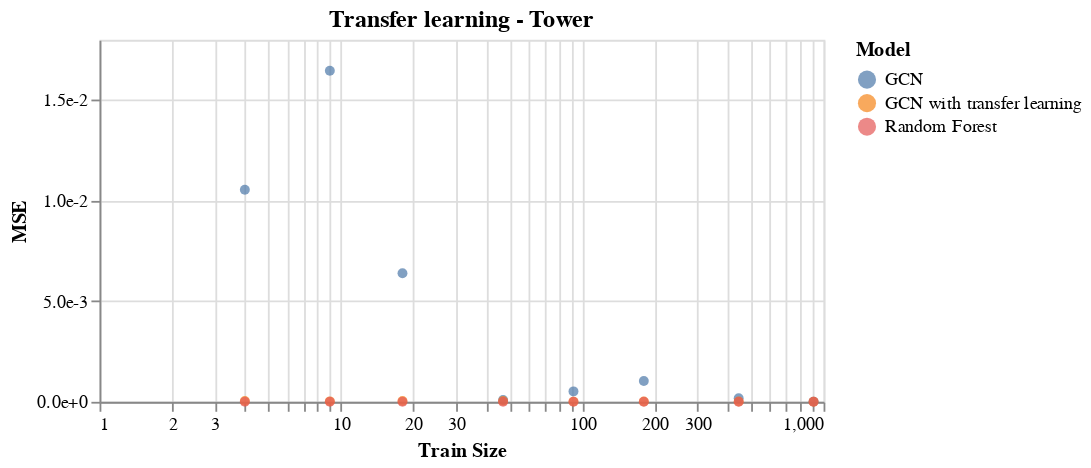

Here is the notebook cell this chart was saved with:
### Code cell
alt.Chart(df[df.Set=='Test']).mark_circle().encode(
    x=alt.X('Train Size:Q', scale=alt.Scale(type='log')),
    y=alt.Y('mse:Q', title='MSE', axis=alt.Axis(format='.1e')),
    color='Model',
    tooltip=['Model', 'mse']
).properties(width=400, height=200, title='Transfer learning - Tower')

### Figure 1 — Vega-Lite specification as saved in the notebook (floating-point values rounded to 4 significant figures)
{"config": {"view": {"continuousWidth": 400, "continuousHeight": 300}}, "data": {"name": "data-1673c4f500025616e7b0b6bf1387bdb5"}, "mark": "circle", "encoding": {"color": {"type": "nominal", "field": "Model"}, "tooltip": [{"type": "nominal", "field": "Model"}, {"type": "quantitative", "field": "mse"}], "x": {"type": "quantitative", "field": "Train Size", "scale": {"type": "log"}}, "y": {"type": "quantitative", "axis": {"format": ".1e"}, "field": "mse", "title": "MSE"}}, "height": 200, "title": "Transfer learning - Tower", "width": 400, "$schema": "https://vega.github.io/schema/vega-lite/v4.8.1.json", "datasets": {"data-1673c4f500025616e7b0b6bf1387bdb5": [{"mse": 0.001032, "mae": 0.02253, "mre": 0.4816, "peakR2": -755.9, "maxAggR2": 0.0, "meanAggR2": -1824.0, "minAggR2": -9924.0, "Model": "GCN", "Set": "Test", "Train Size": 180}, {"mse": 1.22e-05, "mae": 0.002801, "mre": 0.1633, "peakR2": -3.028, "maxAggR2": 0.0, "meanAggR2": -57.3, "minAggR2": -276.0, "Model": "GCN with transfer learning", "Set": "Test", "Train Size": 180}, {"mse": 2.298e-08, "mae": 7.331e-05, "mre": 0.003909, "peakR2": 0.9891, "maxAggR2": 1.0, "meanAggR2": 0.9817, "minAggR2": 0.9597, "Model": "Random Forest", "Set": "Test", "Train Size": 180}, {"mse": 0.0001824, "mae": 0.01023, "mre": 0.3386, "peakR2": -107.7, "maxAggR2": 0.0, "meanAggR2": -410.5, "minAggR2": -2640.0, "Model": "GCN", "Set": "Test", "Train Size": 445}, {"mse": 1.574e-05, "mae": 0.003146, "mre": 0.1961, "peakR2": 0.2957, "maxAggR2": 0.3839, "meanAggR2": -72.75, "minAggR2": -407.9, "Model": "GCN with transfer learning", "Set": "Test", "Train Size": 445}, {"mse": 8.391e-09, "mae": 4.6e-05, "mre": 0.002416, "peakR2": 0.9951, "maxAggR2": 1.0, "meanAggR2": 0.993, "minAggR2": 0.9818, "Model": "Random Forest", "Set": "Test", "Train Size": 445}, {"mse": 0.01646, "mae": 0.1089, "mre": 0.8433, "peakR2": -6530.0, "maxAggR2": 0.0, "meanAggR2": -65860.0, "minAggR2": -316300.0, "Model": "GCN", "Set": "Test", "Train Size": 9}, {"mse": 2.301e-05, "mae": 0.003744, "mre": 0.2047, "peakR2": -6.354, "maxAggR2": 0.0, "meanAggR2": -61.95, "minAggR2": -495.1, "Model": "GCN with transfer learning", "Set": "Test", "Train Size": 9}, {"mse": 4.055e-07, "mae": 0.0003145, "mre": 0.01532, "peakR2": 0.6979, "maxAggR2": 1.0, "meanAggR2": 0.6984, "minAggR2": 0.285, "Model": "Random Forest", "Set": "Test", "Train Size": 9}, {"mse": 0.0005193, "mae": 0.01807, "mre": 0.5046, "peakR2": -68.21, "maxAggR2": 0.0, "meanAggR2": -3903.0, "minAggR2": -34490.0, "Model": "GCN", "Set": "Test", "Train Size": 92}, {"mse": 1.144e-05, "mae": 0.002553, "mre": 0.1515, "peakR2": -5.178, "maxAggR2": 0.0, "meanAggR2": -41.16, "minAggR2": -443.3, "Model": "GCN with transfer learning", "Set": "Test", "Train Size": 92}, {"mse": 3.566e-08, "mae": 9.571e-05, "mre": 0.005099, "peakR2": 0.9829, "maxAggR2": 1.0, "meanAggR2": 0.9692, "minAggR2": 0.9362, "Model": "Random Forest", "Set": "Test", "Train Size": 92}, {"mse": 9.171e-05, "mae": 0.006767, "mre": 0.2672, "peakR2": -30.6, "maxAggR2": 0.0, "meanAggR2": -313.2, "minAggR2": -2595.0, "Model": "GCN", "Set": "Test", "Train Size": 47}, {"mse": 4.604e-05, "mae": 0.004701, "mre": 0.2011, "peakR2": -24.25, "maxAggR2": 0.0, "meanAggR2": -77.07, "minAggR2": -365.7, "Model": "GCN with transfer learning", "Set": "Test", "Train Size": 47}, {"mse": 5.843e-08, "mae": 0.0001349, "mre": 0.007209, "peakR2": 0.9678, "maxAggR2": 1.0, "meanAggR2": 0.9464, "minAggR2": 0.8651, "Model": "Random Forest", "Set": "Test", "Train Size": 47}, {"mse": 0.01054, "mae": 0.08734, "mre": 0.8223, "peakR2": -4950.0, "maxAggR2": 0.0, "meanAggR2": -25900.0, "minAggR2": -131500.0, "Model": "GCN", "Set": "Test", "Train Size": 4}, {"mse": 3.892e-05, "mae": 0.004225, "mre": 0.1975, "peakR2": -27.71, "maxAggR2": 0.0, "meanAggR2": -38.77, "minAggR2": -117.6, "Model": "GCN with transfer learning", "Set": "Test", "Train Size": 4}, {"mse": 9.955e-07, "mae": 0.0004719, "mre": 0.02302, "peakR2": 0.1848, "maxAggR2": 1.0, "meanAggR2": 0.4323, "minAggR2": -0.0529, "Model": "Random Forest", "Set": "Test", "Train Size": 4}, {"mse": 1.18e-05, "mae": 0.002673, "mre": 0.1524, "peakR2": -2.717, "maxAggR2": 0.0, "meanAggR2": -38.16, "minAggR2": -207.9, "Model": "GCN", "Set": "Test", "Train Size": 909}, {"mse": 3.943e-06, "mae": 0.001496, "mre": 0.09035, "peakR2": -0.903, "maxAggR2": 0.4062, "meanAggR2": -14.65, "minAggR2": -138.8, "Model": "GCN with transfer learning", "Set": "Test", "Train Size": 909}, {"mse": 4.379e-09, "mae": 3.225e-05, "mre": 0.001688, "peakR2": 0.9971, "maxAggR2": 1.0, "meanAggR2": 0.996, "minAggR2": 0.9893, "Model": "Random Forest", "Set": "Test", "Train Size": 909}, {"mse": 0.00639, "mae": 0.07273, "mre": 0.7849, "peakR2": -1770.0, "maxAggR2": 0.0, "meanAggR2": -41250.0, "minAggR2": -238100.0, "Model": "GCN", "Set": "Test", "Train Size": 18}, {"mse": 4.03e-05, "mae": 0.003847, "mre": 0.1634, "peakR2": -35.04, "maxAggR2": 0.0, "meanAggR2": -48.69, "minAggR2": -411.2, "Model": "GCN with transfer learning", "Set": "Test", "Train Size": 18}, {"mse": 1.235e-07, "mae": 0.0002096, "mre": 0.01125, "peakR2": 0.941, "maxAggR2": 1.0, "meanAggR2": 0.863, "minAggR2": 0.6806, "Model": "Random Forest", "Set": "Test", "Train Size": 18}]}}
